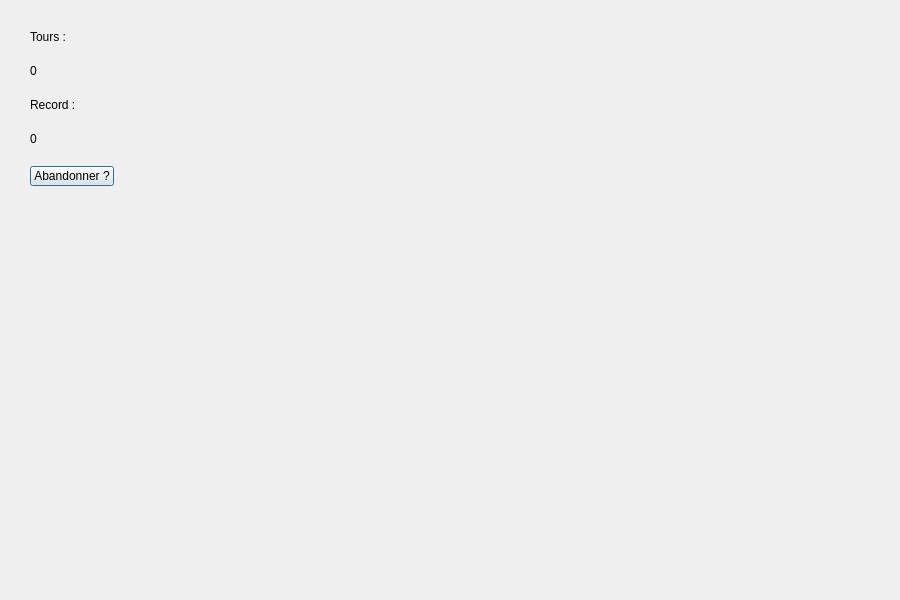
<?xml version="1.0" encoding="UTF-8"?>
<ui version="4.0">
 <class>PlayWindow</class>
 <widget class="QDialog" name="PlayWindow">
  <property name="geometry">
   <rect>
    <x>0</x>
    <y>0</y>
    <width>900</width>
    <height>600</height>
   </rect>
  </property>
  <property name="sizePolicy">
   <sizepolicy hsizetype="Preferred" vsizetype="Preferred">
    <horstretch>0</horstretch>
    <verstretch>0</verstretch>
   </sizepolicy>
  </property>
  <property name="minimumSize">
   <size>
    <width>301</width>
    <height>200</height>
   </size>
  </property>
  <property name="windowTitle">
   <string>Flood-It !</string>
  </property>
  <widget class="QWidget" name="horizontalLayoutWidget">
   <property name="geometry">
    <rect>
     <x>10</x>
     <y>10</y>
     <width>471</width>
     <height>321</height>
    </rect>
   </property>
   <layout class="QHBoxLayout" name="horizontalLayout">
    <property name="sizeConstraint">
     <enum>QLayout::SetFixedSize</enum>
    </property>
    <item>
     <layout class="QGridLayout" name="gridLayout">
      <property name="sizeConstraint">
       <enum>QLayout::SetFixedSize</enum>
      </property>
      <property name="spacing">
       <number>0</number>
      </property>
     </layout>
    </item>
    <item>
     <layout class="QVBoxLayout" name="verticalLayout">
      <property name="spacing">
       <number>20</number>
      </property>
      <property name="sizeConstraint">
       <enum>QLayout::SetDefaultConstraint</enum>
      </property>
      <property name="leftMargin">
       <number>20</number>
      </property>
      <property name="topMargin">
       <number>20</number>
      </property>
      <property name="rightMargin">
       <number>20</number>
      </property>
      <property name="bottomMargin">
       <number>20</number>
      </property>
      <item>
       <widget class="QLabel" name="turnsText">
        <property name="maximumSize">
         <size>
          <width>100</width>
          <height>20</height>
         </size>
        </property>
        <property name="text">
         <string>Tours :</string>
        </property>
       </widget>
      </item>
      <item>
       <widget class="QLabel" name="numberOfTurns">
        <property name="maximumSize">
         <size>
          <width>100</width>
          <height>20</height>
         </size>
        </property>
        <property name="text">
         <string>0</string>
        </property>
       </widget>
      </item>
      <item>
       <widget class="QLabel" name="recordText">
        <property name="maximumSize">
         <size>
          <width>100</width>
          <height>20</height>
         </size>
        </property>
        <property name="text">
         <string>Record : </string>
        </property>
       </widget>
      </item>
      <item>
       <widget class="QLabel" name="recordTurns">
        <property name="maximumSize">
         <size>
          <width>100</width>
          <height>20</height>
         </size>
        </property>
        <property name="text">
         <string>0</string>
        </property>
       </widget>
      </item>
      <item>
       <widget class="QPushButton" name="Abandon">
        <property name="maximumSize">
         <size>
          <width>100</width>
          <height>20</height>
         </size>
        </property>
        <property name="text">
         <string>Abandonner ?</string>
        </property>
       </widget>
      </item>
     </layout>
    </item>
   </layout>
  </widget>
 </widget>
 <resources/>
 <connections/>
</ui>
